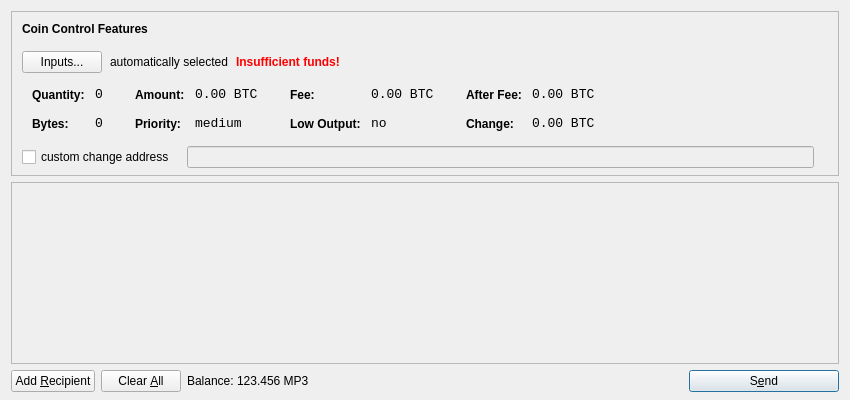
<?xml version="1.0" encoding="UTF-8"?>
<ui version="4.0">
 <class>SendCoinsDialog</class>
 <widget class="QDialog" name="SendCoinsDialog">
  <property name="geometry">
   <rect>
    <x>0</x>
    <y>0</y>
    <width>850</width>
    <height>400</height>
   </rect>
  </property>
  <property name="windowTitle">
   <string>Send Coins</string>
  </property>
  <layout class="QVBoxLayout" name="verticalLayout" stretch="0,1,0">
   <property name="bottomMargin">
    <number>8</number>
   </property>
   <item>
    <widget class="QFrame" name="frameCoinControl">
     <property name="sizePolicy">
      <sizepolicy hsizetype="Expanding" vsizetype="Expanding">
       <horstretch>0</horstretch>
       <verstretch>0</verstretch>
      </sizepolicy>
     </property>
     <property name="maximumSize">
      <size>
       <width>16777215</width>
       <height>16777215</height>
      </size>
     </property>
     <property name="frameShape">
      <enum>QFrame::StyledPanel</enum>
     </property>
     <property name="frameShadow">
      <enum>QFrame::Sunken</enum>
     </property>
     <layout class="QVBoxLayout" name="verticalLayoutCoinControl2">
      <property name="spacing">
       <number>-1</number>
      </property>
      <property name="leftMargin">
       <number>0</number>
      </property>
      <property name="topMargin">
       <number>0</number>
      </property>
      <property name="rightMargin">
       <number>0</number>
      </property>
      <property name="bottomMargin">
       <number>6</number>
      </property>
      <item>
       <layout class="QVBoxLayout" name="verticalLayoutCoinControl" stretch="0,0,0,0,1">
        <property name="spacing">
         <number>0</number>
        </property>
        <property name="leftMargin">
         <number>10</number>
        </property>
        <property name="topMargin">
         <number>10</number>
        </property>
        <item>
         <layout class="QHBoxLayout" name="horizontalLayoutCoinControl1">
          <property name="bottomMargin">
           <number>15</number>
          </property>
          <item>
           <widget class="QLabel" name="labelCoinControlFeatures">
            <property name="sizePolicy">
             <sizepolicy hsizetype="Preferred" vsizetype="Maximum">
              <horstretch>0</horstretch>
              <verstretch>0</verstretch>
             </sizepolicy>
            </property>
            <property name="font">
             <font>
              <weight>75</weight>
              <bold>true</bold>
             </font>
            </property>
            <property name="styleSheet">
             <string notr="true">font-weight:bold;</string>
            </property>
            <property name="text">
             <string>Coin Control Features</string>
            </property>
           </widget>
          </item>
         </layout>
        </item>
        <item>
         <layout class="QHBoxLayout" name="horizontalLayoutCoinControl2" stretch="0,0,0,0">
          <property name="spacing">
           <number>8</number>
          </property>
          <property name="bottomMargin">
           <number>10</number>
          </property>
          <item>
           <widget class="QPushButton" name="pushButtonCoinControl">
            <property name="styleSheet">
             <string notr="true"/>
            </property>
            <property name="text">
             <string>Inputs...</string>
            </property>
           </widget>
          </item>
          <item>
           <widget class="QLabel" name="labelCoinControlAutomaticallySelected">
            <property name="text">
             <string>automatically selected</string>
            </property>
            <property name="margin">
             <number>5</number>
            </property>
           </widget>
          </item>
          <item>
           <widget class="QLabel" name="labelCoinControlInsuffFunds">
            <property name="font">
             <font>
              <weight>75</weight>
              <bold>true</bold>
             </font>
            </property>
            <property name="styleSheet">
             <string notr="true">color:red;font-weight:bold;</string>
            </property>
            <property name="text">
             <string>Insufficient funds!</string>
            </property>
            <property name="margin">
             <number>5</number>
            </property>
           </widget>
          </item>
          <item>
           <spacer name="horizontalSpacerCoinControl">
            <property name="orientation">
             <enum>Qt::Horizontal</enum>
            </property>
            <property name="sizeHint" stdset="0">
             <size>
              <width>40</width>
              <height>1</height>
             </size>
            </property>
           </spacer>
          </item>
         </layout>
        </item>
        <item>
         <widget class="QWidget" name="widgetCoinControl" native="true">
          <property name="sizePolicy">
           <sizepolicy hsizetype="Preferred" vsizetype="Preferred">
            <horstretch>0</horstretch>
            <verstretch>0</verstretch>
           </sizepolicy>
          </property>
          <property name="minimumSize">
           <size>
            <width>0</width>
            <height>0</height>
           </size>
          </property>
          <property name="styleSheet">
           <string notr="true"/>
          </property>
          <layout class="QHBoxLayout" name="horizontalLayoutCoinControl5">
           <property name="margin">
            <number>0</number>
           </property>
           <item>
            <layout class="QHBoxLayout" name="horizontalLayoutCoinControl3" stretch="0,0,0,1">
             <property name="spacing">
              <number>20</number>
             </property>
             <property name="topMargin">
              <number>0</number>
             </property>
             <property name="bottomMargin">
              <number>10</number>
             </property>
             <item>
              <layout class="QFormLayout" name="formLayoutCoinControl1">
               <property name="horizontalSpacing">
                <number>10</number>
               </property>
               <property name="verticalSpacing">
                <number>14</number>
               </property>
               <property name="leftMargin">
                <number>10</number>
               </property>
               <property name="topMargin">
                <number>4</number>
               </property>
               <property name="rightMargin">
                <number>6</number>
               </property>
               <item row="0" column="0">
                <widget class="QLabel" name="labelCoinControlQuantityText">
                 <property name="styleSheet">
                  <string notr="true">font-weight:bold;</string>
                 </property>
                 <property name="text">
                  <string>Quantity:</string>
                 </property>
                 <property name="margin">
                  <number>0</number>
                 </property>
                </widget>
               </item>
               <item row="0" column="1">
                <widget class="QLabel" name="labelCoinControlQuantity">
                 <property name="font">
                  <font>
                   <family>Monospace</family>
                   <pointsize>10</pointsize>
                  </font>
                 </property>
                 <property name="cursor">
                  <cursorShape>IBeamCursor</cursorShape>
                 </property>
                 <property name="contextMenuPolicy">
                  <enum>Qt::ActionsContextMenu</enum>
                 </property>
                 <property name="text">
                  <string notr="true">0</string>
                 </property>
                 <property name="margin">
                  <number>0</number>
                 </property>
                 <property name="textInteractionFlags">
                  <set>Qt::LinksAccessibleByMouse|Qt::TextSelectableByKeyboard|Qt::TextSelectableByMouse</set>
                 </property>
                </widget>
               </item>
               <item row="1" column="0">
                <widget class="QLabel" name="labelCoinControlBytesText">
                 <property name="styleSheet">
                  <string notr="true">font-weight:bold;</string>
                 </property>
                 <property name="text">
                  <string>Bytes:</string>
                 </property>
                </widget>
               </item>
               <item row="1" column="1">
                <widget class="QLabel" name="labelCoinControlBytes">
                 <property name="font">
                  <font>
                   <family>Monospace</family>
                   <pointsize>10</pointsize>
                  </font>
                 </property>
                 <property name="cursor">
                  <cursorShape>IBeamCursor</cursorShape>
                 </property>
                 <property name="contextMenuPolicy">
                  <enum>Qt::ActionsContextMenu</enum>
                 </property>
                 <property name="text">
                  <string notr="true">0</string>
                 </property>
                 <property name="textInteractionFlags">
                  <set>Qt::LinksAccessibleByMouse|Qt::TextSelectableByKeyboard|Qt::TextSelectableByMouse</set>
                 </property>
                </widget>
               </item>
              </layout>
             </item>
             <item>
              <layout class="QFormLayout" name="formLayoutCoinControl2">
               <property name="horizontalSpacing">
                <number>10</number>
               </property>
               <property name="verticalSpacing">
                <number>14</number>
               </property>
               <property name="leftMargin">
                <number>6</number>
               </property>
               <property name="topMargin">
                <number>4</number>
               </property>
               <property name="rightMargin">
                <number>6</number>
               </property>
               <item row="0" column="0">
                <widget class="QLabel" name="labelCoinControlAmountText">
                 <property name="styleSheet">
                  <string notr="true">font-weight:bold;</string>
                 </property>
                 <property name="text">
                  <string>Amount:</string>
                 </property>
                 <property name="margin">
                  <number>0</number>
                 </property>
                </widget>
               </item>
               <item row="0" column="1">
                <widget class="QLabel" name="labelCoinControlAmount">
                 <property name="font">
                  <font>
                   <family>Monospace</family>
                   <pointsize>10</pointsize>
                  </font>
                 </property>
                 <property name="cursor">
                  <cursorShape>IBeamCursor</cursorShape>
                 </property>
                 <property name="contextMenuPolicy">
                  <enum>Qt::ActionsContextMenu</enum>
                 </property>
                 <property name="text">
                  <string notr="true">0.00 BTC</string>
                 </property>
                 <property name="textInteractionFlags">
                  <set>Qt::LinksAccessibleByMouse|Qt::TextSelectableByKeyboard|Qt::TextSelectableByMouse</set>
                 </property>
                </widget>
               </item>
               <item row="1" column="0">
                <widget class="QLabel" name="labelCoinControlPriorityText">
                 <property name="styleSheet">
                  <string notr="true">font-weight:bold;</string>
                 </property>
                 <property name="text">
                  <string>Priority:</string>
                 </property>
                </widget>
               </item>
               <item row="1" column="1">
                <widget class="QLabel" name="labelCoinControlPriority">
                 <property name="font">
                  <font>
                   <family>Monospace</family>
                   <pointsize>10</pointsize>
                  </font>
                 </property>
                 <property name="cursor">
                  <cursorShape>IBeamCursor</cursorShape>
                 </property>
                 <property name="contextMenuPolicy">
                  <enum>Qt::ActionsContextMenu</enum>
                 </property>
                 <property name="text">
                  <string>medium</string>
                 </property>
                 <property name="textInteractionFlags">
                  <set>Qt::LinksAccessibleByMouse|Qt::TextSelectableByKeyboard|Qt::TextSelectableByMouse</set>
                 </property>
                </widget>
               </item>
              </layout>
             </item>
             <item>
              <layout class="QFormLayout" name="formLayoutCoinControl3">
               <property name="horizontalSpacing">
                <number>10</number>
               </property>
               <property name="verticalSpacing">
                <number>14</number>
               </property>
               <property name="leftMargin">
                <number>6</number>
               </property>
               <property name="topMargin">
                <number>4</number>
               </property>
               <property name="rightMargin">
                <number>6</number>
               </property>
               <item row="0" column="0">
                <widget class="QLabel" name="labelCoinControlFeeText">
                 <property name="styleSheet">
                  <string notr="true">font-weight:bold;</string>
                 </property>
                 <property name="text">
                  <string>Fee:</string>
                 </property>
                 <property name="margin">
                  <number>0</number>
                 </property>
                </widget>
               </item>
               <item row="0" column="1">
                <widget class="QLabel" name="labelCoinControlFee">
                 <property name="font">
                  <font>
                   <family>Monospace</family>
                   <pointsize>10</pointsize>
                  </font>
                 </property>
                 <property name="cursor">
                  <cursorShape>IBeamCursor</cursorShape>
                 </property>
                 <property name="contextMenuPolicy">
                  <enum>Qt::ActionsContextMenu</enum>
                 </property>
                 <property name="text">
                  <string notr="true">0.00 BTC</string>
                 </property>
                 <property name="textInteractionFlags">
                  <set>Qt::LinksAccessibleByMouse|Qt::TextSelectableByKeyboard|Qt::TextSelectableByMouse</set>
                 </property>
                </widget>
               </item>
               <item row="1" column="0">
                <widget class="QLabel" name="labelCoinControlLowOutputText">
                 <property name="styleSheet">
                  <string notr="true">font-weight:bold;</string>
                 </property>
                 <property name="text">
                  <string>Low Output:</string>
                 </property>
                </widget>
               </item>
               <item row="1" column="1">
                <widget class="QLabel" name="labelCoinControlLowOutput">
                 <property name="font">
                  <font>
                   <family>Monospace</family>
                   <pointsize>10</pointsize>
                  </font>
                 </property>
                 <property name="cursor">
                  <cursorShape>IBeamCursor</cursorShape>
                 </property>
                 <property name="contextMenuPolicy">
                  <enum>Qt::ActionsContextMenu</enum>
                 </property>
                 <property name="text">
                  <string>no</string>
                 </property>
                 <property name="textInteractionFlags">
                  <set>Qt::LinksAccessibleByMouse|Qt::TextSelectableByKeyboard|Qt::TextSelectableByMouse</set>
                 </property>
                </widget>
               </item>
              </layout>
             </item>
             <item>
              <layout class="QFormLayout" name="formLayoutCoinControl4">
               <property name="horizontalSpacing">
                <number>10</number>
               </property>
               <property name="verticalSpacing">
                <number>14</number>
               </property>
               <property name="leftMargin">
                <number>6</number>
               </property>
               <property name="topMargin">
                <number>4</number>
               </property>
               <property name="rightMargin">
                <number>6</number>
               </property>
               <item row="0" column="0">
                <widget class="QLabel" name="labelCoinControlAfterFeeText">
                 <property name="styleSheet">
                  <string notr="true">font-weight:bold;</string>
                 </property>
                 <property name="text">
                  <string>After Fee:</string>
                 </property>
                 <property name="margin">
                  <number>0</number>
                 </property>
                </widget>
               </item>
               <item row="0" column="1">
                <widget class="QLabel" name="labelCoinControlAfterFee">
                 <property name="font">
                  <font>
                   <family>Monospace</family>
                   <pointsize>10</pointsize>
                  </font>
                 </property>
                 <property name="cursor">
                  <cursorShape>IBeamCursor</cursorShape>
                 </property>
                 <property name="contextMenuPolicy">
                  <enum>Qt::ActionsContextMenu</enum>
                 </property>
                 <property name="text">
                  <string notr="true">0.00 BTC</string>
                 </property>
                 <property name="textInteractionFlags">
                  <set>Qt::LinksAccessibleByMouse|Qt::TextSelectableByKeyboard|Qt::TextSelectableByMouse</set>
                 </property>
                </widget>
               </item>
               <item row="1" column="0">
                <widget class="QLabel" name="labelCoinControlChangeText">
                 <property name="styleSheet">
                  <string notr="true">font-weight:bold;</string>
                 </property>
                 <property name="text">
                  <string>Change:</string>
                 </property>
                </widget>
               </item>
               <item row="1" column="1">
                <widget class="QLabel" name="labelCoinControlChange">
                 <property name="font">
                  <font>
                   <family>Monospace</family>
                   <pointsize>10</pointsize>
                  </font>
                 </property>
                 <property name="cursor">
                  <cursorShape>IBeamCursor</cursorShape>
                 </property>
                 <property name="contextMenuPolicy">
                  <enum>Qt::ActionsContextMenu</enum>
                 </property>
                 <property name="text">
                  <string notr="true">0.00 BTC</string>
                 </property>
                 <property name="textInteractionFlags">
                  <set>Qt::LinksAccessibleByMouse|Qt::TextSelectableByKeyboard|Qt::TextSelectableByMouse</set>
                 </property>
                </widget>
               </item>
              </layout>
             </item>
            </layout>
           </item>
          </layout>
         </widget>
        </item>
        <item>
         <layout class="QHBoxLayout" name="horizontalLayoutCoinControl4" stretch="0,0,0">
          <property name="spacing">
           <number>12</number>
          </property>
          <property name="sizeConstraint">
           <enum>QLayout::SetDefaultConstraint</enum>
          </property>
          <property name="topMargin">
           <number>5</number>
          </property>
          <property name="rightMargin">
           <number>5</number>
          </property>
          <item>
           <widget class="QCheckBox" name="checkBoxCoinControlChange">
            <property name="text">
             <string>custom change address</string>
            </property>
           </widget>
          </item>
          <item>
           <widget class="QLineEdit" name="lineEditCoinControlChange">
            <property name="enabled">
             <bool>false</bool>
            </property>
            <property name="sizePolicy">
             <sizepolicy hsizetype="Expanding" vsizetype="Fixed">
              <horstretch>0</horstretch>
              <verstretch>0</verstretch>
             </sizepolicy>
            </property>
           </widget>
          </item>
          <item>
           <widget class="QLabel" name="labelCoinControlChangeLabel">
            <property name="sizePolicy">
             <sizepolicy hsizetype="Preferred" vsizetype="Expanding">
              <horstretch>0</horstretch>
              <verstretch>0</verstretch>
             </sizepolicy>
            </property>
            <property name="minimumSize">
             <size>
              <width>0</width>
              <height>0</height>
             </size>
            </property>
            <property name="text">
             <string/>
            </property>
            <property name="margin">
             <number>3</number>
            </property>
           </widget>
          </item>
         </layout>
        </item>
        <item>
         <spacer name="verticalSpacerCoinControl">
          <property name="orientation">
           <enum>Qt::Vertical</enum>
          </property>
          <property name="sizeHint" stdset="0">
           <size>
            <width>800</width>
            <height>1</height>
           </size>
          </property>
         </spacer>
        </item>
       </layout>
      </item>
     </layout>
    </widget>
   </item>
   <item>
    <widget class="QScrollArea" name="scrollArea">
     <property name="widgetResizable">
      <bool>true</bool>
     </property>
     <widget class="QWidget" name="scrollAreaWidgetContents">
      <property name="geometry">
       <rect>
        <x>0</x>
        <y>0</y>
        <width>830</width>
        <height>165</height>
       </rect>
      </property>
      <layout class="QVBoxLayout" name="verticalLayout_2">
       <property name="margin">
        <number>0</number>
       </property>
       <item>
        <layout class="QVBoxLayout" name="entries">
         <property name="spacing">
          <number>6</number>
         </property>
        </layout>
       </item>
       <item>
        <spacer name="verticalSpacer">
         <property name="orientation">
          <enum>Qt::Vertical</enum>
         </property>
         <property name="sizeHint" stdset="0">
          <size>
           <width>20</width>
           <height>40</height>
          </size>
         </property>
        </spacer>
       </item>
      </layout>
     </widget>
    </widget>
   </item>
   <item>
    <layout class="QHBoxLayout" name="horizontalLayout">
     <item>
      <widget class="QPushButton" name="addButton">
       <property name="toolTip">
        <string>Send to multiple recipients at once</string>
       </property>
       <property name="text">
        <string>Add &amp;Recipient</string>
       </property>
       <property name="icon">
        <iconset resource="../bitcoin.qrc">
         <normaloff>:/icons/add</normaloff>:/icons/add</iconset>
       </property>
       <property name="autoDefault">
        <bool>false</bool>
       </property>
      </widget>
     </item>
     <item>
      <widget class="QPushButton" name="clearButton">
       <property name="sizePolicy">
        <sizepolicy hsizetype="Minimum" vsizetype="Fixed">
         <horstretch>0</horstretch>
         <verstretch>0</verstretch>
        </sizepolicy>
       </property>
       <property name="toolTip">
        <string>Remove all transaction fields</string>
       </property>
       <property name="text">
        <string>Clear &amp;All</string>
       </property>
       <property name="icon">
        <iconset resource="../bitcoin.qrc">
         <normaloff>:/icons/remove</normaloff>:/icons/remove</iconset>
       </property>
       <property name="autoRepeatDelay">
        <number>300</number>
       </property>
       <property name="autoDefault">
        <bool>false</bool>
       </property>
      </widget>
     </item>
     <item>
      <layout class="QHBoxLayout" name="horizontalLayout_2">
       <property name="spacing">
        <number>3</number>
       </property>
       <item>
        <widget class="QLabel" name="label">
         <property name="text">
          <string>Balance:</string>
         </property>
        </widget>
       </item>
       <item>
        <widget class="QLabel" name="labelBalance">
         <property name="cursor">
          <cursorShape>IBeamCursor</cursorShape>
         </property>
         <property name="text">
          <string>123.456 MP3</string>
         </property>
         <property name="textInteractionFlags">
          <set>Qt::LinksAccessibleByMouse|Qt::TextSelectableByKeyboard|Qt::TextSelectableByMouse</set>
         </property>
        </widget>
       </item>
      </layout>
     </item>
     <item>
      <spacer name="horizontalSpacer">
       <property name="orientation">
        <enum>Qt::Horizontal</enum>
       </property>
       <property name="sizeHint" stdset="0">
        <size>
         <width>40</width>
         <height>20</height>
        </size>
       </property>
      </spacer>
     </item>
     <item>
      <widget class="QPushButton" name="sendButton">
       <property name="minimumSize">
        <size>
         <width>150</width>
         <height>0</height>
        </size>
       </property>
       <property name="toolTip">
        <string>Confirm the send action</string>
       </property>
       <property name="text">
        <string>S&amp;end</string>
       </property>
       <property name="icon">
        <iconset resource="../bitcoin.qrc">
         <normaloff>:/icons/send</normaloff>:/icons/send</iconset>
       </property>
       <property name="default">
        <bool>true</bool>
       </property>
      </widget>
     </item>
    </layout>
   </item>
  </layout>
 </widget>
 <resources>
  <include location="../bitcoin.qrc"/>
 </resources>
 <connections/>
</ui>
